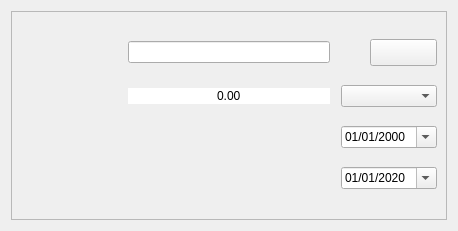
<?xml version="1.0" encoding="UTF-8"?>
<ui version="4.0">
 <class>AddNewOrder</class>
 <widget class="QWidget" name="AddNewOrder">
  <property name="geometry">
   <rect>
    <x>0</x>
    <y>0</y>
    <width>458</width>
    <height>231</height>
   </rect>
  </property>
  <property name="minimumSize">
   <size>
    <width>458</width>
    <height>231</height>
   </size>
  </property>
  <property name="maximumSize">
   <size>
    <width>458</width>
    <height>231</height>
   </size>
  </property>
  <property name="windowTitle">
   <string>Add New Order</string>
  </property>
  <property name="windowIcon">
   <iconset>
    <normaloff>icons/logo.png</normaloff>icons/logo.png</iconset>
  </property>
  <property name="layoutDirection">
   <enum>Qt::LeftToRight</enum>
  </property>
  <layout class="QGridLayout" name="gridLayout_2">
   <item row="0" column="0">
    <widget class="QFrame" name="frame">
     <property name="toolTipDuration">
      <number>0</number>
     </property>
     <property name="frameShape">
      <enum>QFrame::StyledPanel</enum>
     </property>
     <property name="frameShadow">
      <enum>QFrame::Raised</enum>
     </property>
     <layout class="QGridLayout" name="gridLayout">
      <property name="horizontalSpacing">
       <number>11</number>
      </property>
      <property name="verticalSpacing">
       <number>1</number>
      </property>
      <item row="3" column="3">
       <widget class="QComboBox" name="order_unit">
        <property name="minimumSize">
         <size>
          <width>0</width>
          <height>22</height>
         </size>
        </property>
       </widget>
      </item>
      <item row="5" column="3">
       <widget class="QDateEdit" name="date_order_to">
        <property name="minimumSize">
         <size>
          <width>0</width>
          <height>22</height>
         </size>
        </property>
        <property name="styleSheet">
         <string notr="true">  QCalendarWidget QWidget { 
background-color: rgb(20, 27, 45);

border: 0px solid rgb(48, 64, 99);;
border-radius: 0px;


}

QCalendarWidget QAbstractItemView:disabled 
{ 
color: rgb(179, 179, 179); 
}
  QCalendarWidget QWidget { alternate-background-color: rgb(28, 61, 135); }

QDateEdit::drop-down {
    image: url(:/new/myapp/cbarrowdn.png);
border: 1px solid rgb(164, 190, 217);
    border-bottom-right-radius: 10px;
    border-top-right-radius: 10px;
}</string>
        </property>
        <property name="buttonSymbols">
         <enum>QAbstractSpinBox::NoButtons</enum>
        </property>
        <property name="displayFormat">
         <string>dd/MM/yyyy</string>
        </property>
        <property name="calendarPopup">
         <bool>true</bool>
        </property>
        <property name="timeSpec">
         <enum>Qt::LocalTime</enum>
        </property>
        <property name="date">
         <date>
          <year>2020</year>
          <month>1</month>
          <day>1</day>
         </date>
        </property>
       </widget>
      </item>
      <item row="3" column="1" colspan="2">
       <widget class="QDoubleSpinBox" name="order_quantity">
        <property name="styleSheet">
         <string notr="true">border:0px;
</string>
        </property>
        <property name="alignment">
         <set>Qt::AlignCenter</set>
        </property>
        <property name="buttonSymbols">
         <enum>QAbstractSpinBox::NoButtons</enum>
        </property>
        <property name="maximum">
         <double>10000000000000000000.000000000000000</double>
        </property>
       </widget>
      </item>
      <item row="1" column="1" colspan="2">
       <widget class="QLineEdit" name="order_name">
        <property name="minimumSize">
         <size>
          <width>0</width>
          <height>22</height>
         </size>
        </property>
        <property name="toolTip">
         <string>order name</string>
        </property>
        <property name="toolTipDuration">
         <number>0</number>
        </property>
        <property name="statusTip">
         <string>sfff</string>
        </property>
        <property name="styleSheet">
         <string notr="true"> QToolTip {
     border: 2px solid darkkhaki;
     padding: 5px;
     border-radius: 3px;
     opacity: 200;

    }</string>
        </property>
        <property name="clearButtonEnabled">
         <bool>true</bool>
        </property>
       </widget>
      </item>
      <item row="1" column="3" alignment="Qt::AlignRight">
       <widget class="QPushButton" name="add_order">
        <property name="minimumSize">
         <size>
          <width>67</width>
          <height>27</height>
         </size>
        </property>
        <property name="maximumSize">
         <size>
          <width>67</width>
          <height>27</height>
         </size>
        </property>
        <property name="font">
         <font>
          <weight>50</weight>
          <bold>false</bold>
         </font>
        </property>
        <property name="styleSheet">
         <string notr="true">QPushButton {
    text: qsTr(&quot;Save&quot;);

    ToolTip.visible: hover;
    ToolTip.text: qsTr(&quot;Save the active project&quot;);
}</string>
        </property>
        <property name="text">
         <string/>
        </property>
        <property name="icon">
         <iconset>
          <normaloff>icons/add.png</normaloff>icons/add.png</iconset>
        </property>
       </widget>
      </item>
      <item row="4" column="2">
       <widget class="QLabel" name="label_21">
        <property name="text">
         <string/>
        </property>
        <property name="alignment">
         <set>Qt::AlignCenter</set>
        </property>
        <property name="buddy">
         <cstring>date_order_from</cstring>
        </property>
       </widget>
      </item>
      <item row="1" column="0">
       <widget class="QLabel" name="label_15">
        <property name="font">
         <font>
          <family>Bitstream Vera Sans</family>
          <weight>75</weight>
          <bold>true</bold>
         </font>
        </property>
        <property name="text">
         <string/>
        </property>
        <property name="alignment">
         <set>Qt::AlignBottom|Qt::AlignHCenter</set>
        </property>
        <property name="buddy">
         <cstring>order_name</cstring>
        </property>
       </widget>
      </item>
      <item row="3" column="0">
       <widget class="QLabel" name="label_16">
        <property name="font">
         <font>
          <family>Bitstream Vera Sans</family>
          <weight>75</weight>
          <bold>true</bold>
         </font>
        </property>
        <property name="text">
         <string/>
        </property>
        <property name="alignment">
         <set>Qt::AlignBottom|Qt::AlignHCenter</set>
        </property>
        <property name="buddy">
         <cstring>order_quantity</cstring>
        </property>
       </widget>
      </item>
      <item row="4" column="3">
       <widget class="QDateEdit" name="date_order_from">
        <property name="minimumSize">
         <size>
          <width>0</width>
          <height>22</height>
         </size>
        </property>
        <property name="styleSheet">
         <string notr="true">  QCalendarWidget QWidget { 
background-color: rgb(20, 27, 45);

border: 0px solid rgb(48, 64, 99);;
border-radius: 0px;


}

QCalendarWidget QAbstractItemView:disabled 
{ 
color: rgb(179, 179, 179); 
}
  QCalendarWidget QWidget { alternate-background-color: rgb(28, 61, 135); }

QDateEdit::drop-down {
    image: url(:/new/myapp/cbarrowdn.png);
border: 1px solid rgb(164, 190, 217);
    border-bottom-right-radius: 10px;
    border-top-right-radius: 10px;
}</string>
        </property>
        <property name="buttonSymbols">
         <enum>QAbstractSpinBox::PlusMinus</enum>
        </property>
        <property name="displayFormat">
         <string>dd/MM/yyyy</string>
        </property>
        <property name="calendarPopup">
         <bool>true</bool>
        </property>
       </widget>
      </item>
      <item row="5" column="2">
       <widget class="QLabel" name="label_20">
        <property name="text">
         <string/>
        </property>
        <property name="alignment">
         <set>Qt::AlignCenter</set>
        </property>
        <property name="buddy">
         <cstring>date_order_to</cstring>
        </property>
       </widget>
      </item>
     </layout>
    </widget>
   </item>
  </layout>
 </widget>
 <resources/>
 <connections/>
</ui>
